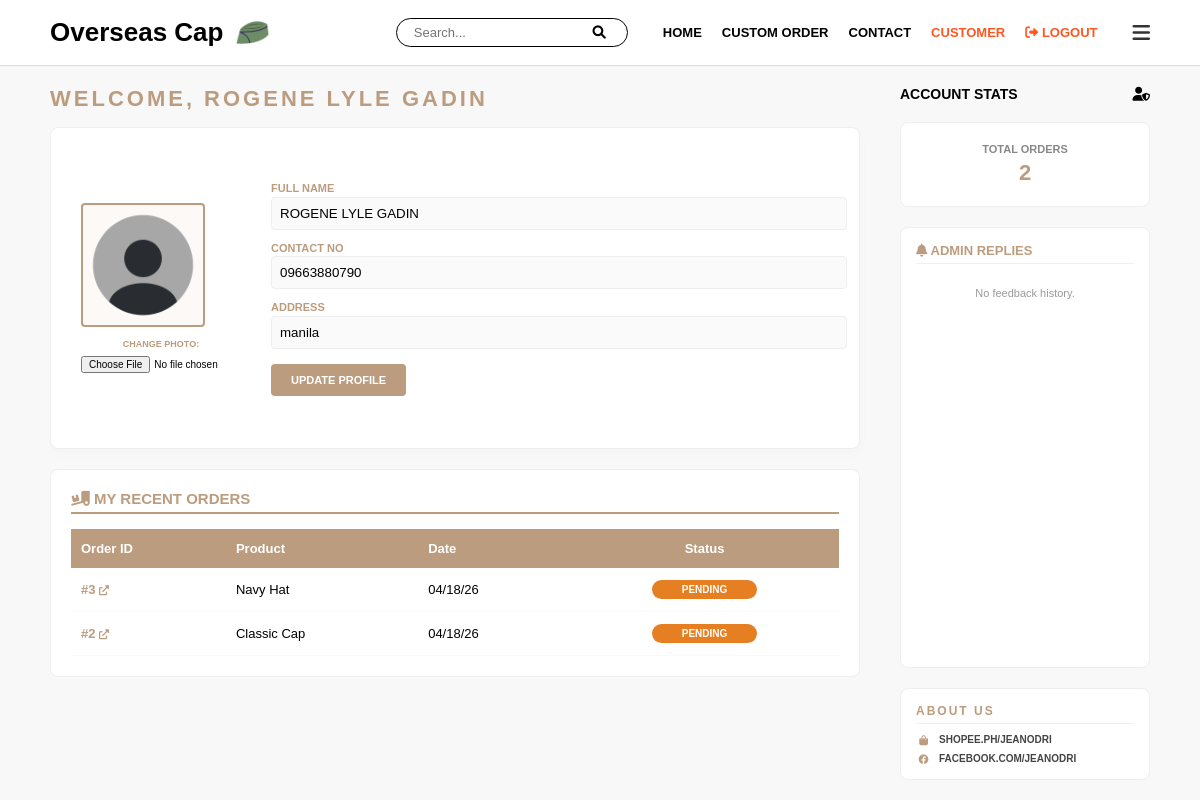
The page /customer_profile (signed in) on the database its author committed.
### app.py (models this page shows)
class User(db.Model):
    id = db.Column(db.Integer, primary_key=True)
    username = db.Column(db.String(80), unique=True, nullable=False)
    password = db.Column(db.String(80), nullable=False)
    full_name = db.Column(db.String(120), default="NOT SET")
    contact = db.Column(db.String(20), default="NOT SET")
    email = db.Column(db.String(120), unique=True, nullable=False)
    address = db.Column(db.String(200), default="NOT SET")
    purchase_info = db.Column(db.String(500), default="NONE")
    profile_pic = db.Column(db.String(200), default="default.png")

class CustomOrder(db.Model):
    id = db.Column(db.Integer, primary_key=True)
    user_id = db.Column(db.Integer, db.ForeignKey('user.id'), nullable=True)
    customer_name = db.Column(db.String(100), nullable=False)
    contact_number = db.Column(db.String(20), nullable=False)
    address = db.Column(db.String(200), nullable=False)
    quantity = db.Column(db.Integer, nullable=False)
    product_type = db.Column(db.String(50))
    product_id = db.Column(db.Integer, db.ForeignKey('product.id'), nullable=True)
    color_type = db.Column(db.String(50))
    size_type = db.Column(db.String(50))
    color_variants = db.Column(db.String(50))
    size_variants = db.Column(db.String(50))
    material_type = db.Column(db.String(100))
    interlining_thickness = db.Column(db.String(100))
    order_type = db.Column(db.String(50))
    design_filename = db.Column(db.String(100))
    remarks = db.Column(db.Text)
    status = db.Column(db.String(20), default="PENDING")
    payment_method = db.Column(db.String(50))
    date_ordered = db.Column(db.DateTime, default=datetime.utcnow)
    payment_proof = db.Column(db.String(100))

### app.py (the view, shortened to what this page needs)
@app.route('/customer_profile', methods=['GET', 'POST'])
def customer_profile():
    if 'user' not in session:
        return redirect(url_for('login'))
    user = User.query.filter_by(username=session['user']).first()
    user_orders = CustomOrder.query.filter_by(user_id=user.id).order_by(CustomOrder.id.desc()).all()
    user_reviews = Review.query.filter_by(user_id=user.id).all()
    return render_template('customer_profile.html', user=user, user_orders=user_orders, reviews=user_reviews)

### app.py (called while the page is built)
@app.context_processor
def inject_stats():
    admin_stats = {
        'total': CustomOrder.query.count(),
        'pending': CustomOrder.query.filter_by(status='PENDING').count(),
        'completed': CustomOrder.query.filter(CustomOrder.status.in_(['DONE', 'COMPLETED'])).count()
    }
    return dict(admin_stats=admin_stats)

### templates/customer_profile.html (shortened to what this page needs)
<!DOCTYPE html>
<html lang="en">
<head>
    <link rel="stylesheet" href="https://cdnjs.cloudflare.com/ajax/libs/font-awesome/6.0.0/css/all.min.css">
</head>
<body>
    <header>
        <div class="logo-container">
            <a href="/home" class="logo">Overseas Cap</a>
            <img src="{{ url_for('static', filename='logo.png') }}" alt="Logo" style="height: 35px; width: auto;">
        </div>
        <div style="display: flex; align-items: center; gap: 15px;">
            <form action="{{ url_for('home') }}" method="GET" class="search-container">
                <input type="text" name="q" placeholder="Search..." value="{{ request.args.get('q', '') }}">
                <button type="submit"><i class="fas fa-search"></i></button>
            </form>
            <nav id="topNav">
                <a href="{{ url_for('home') }}">HOME</a>
                <a href="{{ url_for('custom_order') }}">CUSTOM ORDER</a>
                <a href="{{ url_for('contact') }}">CONTACT</a>
                <a href="{{ url_for('customer_profile') }}" style="color: #ff5722;">CUSTOMER</a>
                <a href="#" onclick="confirmLogout(event)" style="color: #ff5722; font-weight: bold;">
                    <i class="fas fa-sign-out-alt"></i> LOGOUT
                </a>
            </nav>
            <i class="fas fa-bars menu-toggle-btn" onclick="toggleMenu()"></i>
        </div>
    </header>
    <main>
        <div class="content-left">
            <div class="page-title">WELCOME, {{ user.full_name if user.full_name != 'NOT SET' else user.username }}</div>
            <div class="resizable-stack">
                <div id="profileSection">
                     <form method="POST" enctype="multipart/form-data" style="flex: 1; display: flex; align-items: center; gap: 30px;">
                        <div style="text-align: center;">
                            <div class="profile-image-box">
                                {% if user.profile_pic and user.profile_pic != 'default.png' %}
                                    <img src="{{ url_for('static', filename='profile_pics/' + user.profile_pic) }}"
                                        style="width: 100%; height: 100%; object-fit: cover;">
                                {% else %}
                                    <img src="{{ url_for('static', filename='blank-profile.png') }}"
                                        style="width: 100%; height: 100%; object-fit: cover;">
                                {% endif %}
                        </div>
                            <div style="margin-top: 12px;">
                                <label style="font-size: 9px; color: #bc9c7e; font-weight: bold; display: block; margin-bottom: 5px;">CHANGE PHOTO:</label>
                                <input type="file" name="profile_pic" accept="image/*" style="font-size: 10px; width: 160px;">
                            </div>
                        </div>
                        <div style="flex: 1;">
                            <div class="user-info-text">
                                <label>FULL NAME</label>
                                <input type="text" name="full_name" value="{{ user.full_name }}">
                                <label>CONTACT NO</label>
                                <input type="text" name="contact" value="{{ user.contact }}">
                                <label>ADDRESS</label>
                                <input type="text" name="address" value="{{ user.address }}">
                            </div>
                            <button type="submit" class="update-btn">UPDATE PROFILE</button>
                        </div>
                    </form>
                </div>
                <div id="orderSection">
                    <div class="order-history-title"><i class="fas fa-truck-loading"></i> MY RECENT ORDERS</div>
                    <table class="order-table">
                        <thead>
                            <tr>
                                <th>Order ID</th>
                                <th>Product</th>
                                <th>Date</th>
                                <th style="text-align: center;">Status</th>
                            </tr>
                        </thead>
                        <tbody>
                            {% for order in user_orders %}
                            <tr class="clickable-row" onclick="window.location.href='{{ url_for('order_status', order_id=order.id) }}'">
                                <td>
                                    <span style="color: #bc9c7e; font-weight: bold;">
                                        #{{ order.id }} <i class="fas fa-external-link-alt" style="font-size: 10px;"></i>
                                    </span>
                                </td>
                                <td>{{ order.product_type }}</td>
                                <td>{{ order.date_ordered.strftime('%m/%d/%y') if order.date_ordered else 'N/A' }}</td>
                                <td style="text-align: center;">
                                    {% if order.status == 'DONE' %}
                                        <span class="status-pill-user status-done">DELIVERED</span>
                                        <button class="rate-btn" onclick="event.stopPropagation(); openReviewModal('{{ order.id }}', '{{ order.product_type }}')">
                                            <i class="fas fa-pen"></i> RATE & REVIEW
                                        </button>
                                    {% else %}
                                        <span class="status-pill-user {% if order.status == 'PENDING' %}status-pending{% else %}status-delivery{% endif %}">
                                            {{ order.status }}
                                        </span>
                                    {% endif %}
                                </td>
                            </tr>
                            {% else %}
                            <tr>
                                <td colspan="4" style="text-align: center; color: #999; padding: 40px;">No orders found yet.</td>
                            </tr>
                            {% endfor %}
                        </tbody>
                    </table>
                </div>
            </div>
        </div>
        <aside class="sidebar">
            <div class="sidebar-header">
                <span>ACCOUNT STATS</span>
                <i class="fas fa-user-shield"></i>
            </div>
            <div class="sidebar-box">
                <div style="font-size: 11px; color: #888; margin-bottom: 5px; text-transform: uppercase;">TOTAL ORDERS</div>
                {{ user_orders|length }}
            </div>
            <div class="admin-reply-box">
                <div style="color: #bc9c7e; font-weight: bold; margin-bottom: 12px; border-bottom: 1px solid #f0f0f0; padding-bottom: 5px;">
                    <i class="fas fa-bell"></i> ADMIN REPLIES
                </div>
                <div style="max-height: 200px; overflow-y: auto;">
                    {% if reviews %}
                        {% set replied_count = 0 %}
                        {% for review in reviews %}
                            {% if review.admin_reply %}
                                <div style="margin-bottom: 10px; padding: 10px; background: #fcf9f6; border-left: 3px solid #bc9c7e; font-size: 11px; border-radius: 0 5px 5px 0;">
                                    <strong style="color: #333;">For {{ review.product_type }}:</strong><br>
                                    <span style="color: #a67c52; font-style: italic;">"{{ review.admin_reply }}"</span>
                                </div>
                                {% set replied_count = replied_count + 1 %}
                            {% endif %}
                        {% endfor %}
                        {% if replied_count == 0 %}
                            <p style="font-size: 11px; color: #999; text-align: center;">No new replies yet.</p>
                        {% endif %}
                    {% else %}
                        <p style="font-size: 11px; color: #999; text-align: center;">No feedback history.</p>
                    {% endif %}
                </div>
            </div>
            <div class="about-us-sidebar">
                <h4>About Us</h4>
                <div class="social-links">
                    <a href="https://shopee.ph/jeanodri" target="_blank">
                <i class="fas fa-shopping-bag"></i> <span>SHOPEE.PH/JEANODRI</span>
            </a>
            <a href="https://facebook.com/jeanodri" target="_blank">
                <i class="fab fa-facebook"></i> <span>FACEBOOK.COM/JEANODRI</span>
            </a>
                </div>
            </div>
        </aside>
    </main>
</body>
</html>

### rows shown on the page
User: full_name "ROGENE LYLE GADIN", contact "09663880790", address "manila"
CustomOrder: id "3", product_type "Navy Hat", date_ordered "04/18/26", status "PENDING"
CustomOrder: id "2", product_type "Classic Cap", date_ordered "04/18/26", status "PENDING"

### other values the page prints
{{ user_orders|length }} "2"
